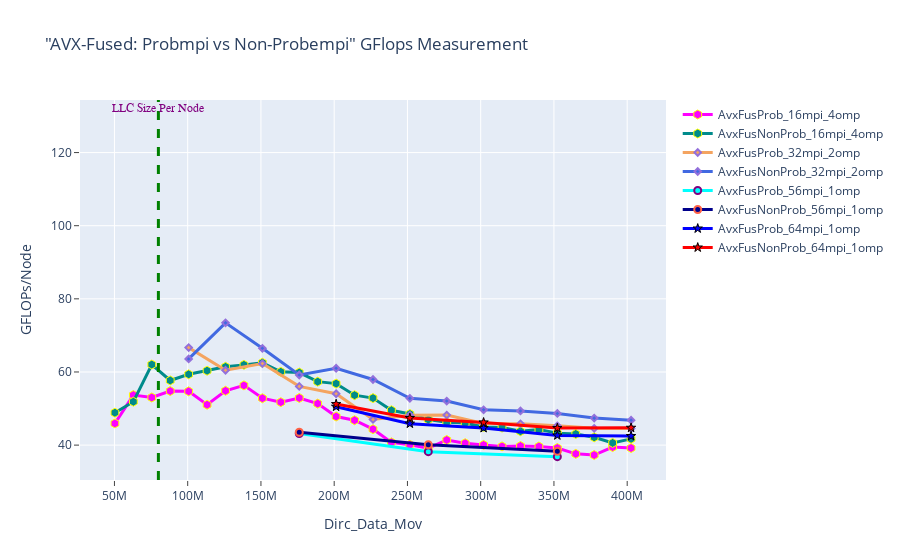

This figure's notebook cell:
### Markdown cell above
## GFLOPS - AVX-Fused: Probmpi vs Non-Probempi

### Code cell
fig = go.Figure() 

# 1----
fig.add_trace(go.Scatter(x=(dfAvxFusProb_16mpi_4omp.Dirc_Data_Mov*(dfAvxFusProb_16mpi_4omp.MPI_size/2)), 
                         y=(dfAvxFusProb_16mpi_4omp.GFLOPS*(dfAvxFusProb_16mpi_4omp.MPI_size/2)), 
                         mode='lines+markers', 
                         name='AvxFusProb_16mpi_4omp',
                         line=dict(color='magenta',width=3),
                         marker=dict(symbol='hexagon',size=9, line=dict(color='yellow',width=1))))

fig.add_trace(go.Scatter(x=(dfAvxFusNonProb_16mpi_4omp.Dirc_Data_Mov*(dfAvxFusNonProb_16mpi_4omp.MPI_size/2)), 
                         y=(dfAvxFusNonProb_16mpi_4omp.GFLOPS*(dfAvxFusNonProb_16mpi_4omp.MPI_size/2)), 
                         mode='lines+markers', 
                         name='AvxFusNonProb_16mpi_4omp',
                         line=dict(color='darkcyan',width=3),
                         marker=dict(symbol='hexagon',size=9, line=dict(color='yellow',width=1))))


# 2----
fig.add_trace(go.Scatter(x=(dfAvxFusProb_32mpi_2omp.Dirc_Data_Mov*(dfAvxFusProb_32mpi_2omp.MPI_size/2)), 
                         y=(dfAvxFusProb_32mpi_2omp.GFLOPS*(dfAvxFusProb_32mpi_2omp.MPI_size/2)), 
                         mode='lines+markers', 
                         name='AvxFusProb_32mpi_2omp',
                         line=dict(color='sandybrown',width=3),
                         marker=dict(symbol='diamond',size=5,line=dict(color='MediumPurple',width=2))))

fig.add_trace(go.Scatter(x=(dfAvxFusNonProb_32mpi_2omp.Dirc_Data_Mov*(dfAvxFusNonProb_32mpi_2omp.MPI_size/2)), 
                         y=(dfAvxFusNonProb_32mpi_2omp.GFLOPS*(dfAvxFusNonProb_32mpi_2omp.MPI_size/2)), 
                         mode='lines+markers', 
                         name='AvxFusNonProb_32mpi_2omp',
                         line=dict(color='royalblue',width=3),
                         marker=dict(symbol='diamond',size=5,line=dict(color='MediumPurple',width=2))))

# 3----
fig.add_trace(go.Scatter(x=(dfAvxFusProb_56mpi_1omp.Dirc_Data_Mov*(dfAvxFusProb_56mpi_1omp.MPI_size/2)), 
                         y=(dfAvxFusProb_56mpi_1omp.GFLOPS*(dfAvxFusProb_56mpi_1omp.MPI_size/2)), 
                         mode='lines+markers', 
                         name='AvxFusProb_56mpi_1omp',
                         line=dict(color='cyan',width=3),
                         marker=dict(symbol='circle',size=7,line=dict(color='Purple',width=2))))

fig.add_trace(go.Scatter(x=(dfAvxFusNonProb_56mpi_1omp.Dirc_Data_Mov*(dfAvxFusNonProb_56mpi_1omp.MPI_size/2)), 
                         y=(dfAvxFusNonProb_56mpi_1omp.GFLOPS*(dfAvxFusNonProb_56mpi_1omp.MPI_size/2)), 
                         mode='lines+markers', 
                         name='AvxFusNonProb_56mpi_1omp',
                         line=dict(color='darkblue',width=3),
                         marker=dict(symbol='circle',size=7, line=dict(color='tomato',width=2))))


# 4----
fig.add_trace(go.Scatter(x=(dfAvxFusProb_64mpi_1omp.Dirc_Data_Mov*(dfAvxFusProb_64mpi_1omp.MPI_size/2)), 
                         y=(dfAvxFusProb_64mpi_1omp.GFLOPS*(dfAvxFusProb_64mpi_1omp.MPI_size/2)), 
                         mode='lines+markers', 
                         name='AvxFusProb_64mpi_1omp',
                         line=dict(color='blue',width=3),
                         marker=dict(symbol='star',size=7, line=dict(color='black',width=1))))


fig.add_trace(go.Scatter(x=(dfAvxFusNonProb_64mpi_1omp.Dirc_Data_Mov*(dfAvxFusNonProb_64mpi_1omp.MPI_size/2)), 
                         y=(dfAvxFusNonProb_64mpi_1omp.GFLOPS*(dfAvxFusNonProb_64mpi_1omp.MPI_size/2)), 
                         mode='lines+markers', 
                         name='AvxFusNonProb_64mpi_1omp',
                         line=dict(color='red',width=3),
                         marker=dict(symbol='star',size=7, line=dict(color='black',width=1))))


# Adding a vertical line
fig.add_vline(x=80e6, line_width=3, line_dash="dash", line_color="green")
# fig.add_hline(y=1024, line_width=3, line_dash="dash", line_color="red")

# Add annotation
fig.add_annotation(
    x='80e6'
    , y=130
    , text=f'LLC Size Per Node'
    , yanchor='bottom'
    , showarrow=False
    , arrowhead=1
    , arrowsize=1
    , arrowwidth=2
    , arrowcolor="#636363"
    , ax=-20
    , ay=-30
    , font=dict(size=12, color="purple", family="Sans Serif")
    , align="left"
    ,)

fig.update_layout(title='"AVX-Fused: Probmpi vs Non-Probempi" GFlops Measurement',
                  xaxis_title='Dirc_Data_Mov', yaxis_title='GFLOPs/Node', 
                  xaxis=dict(ticks="outside"),  
                  yaxis=dict(ticks="outside"))

### Figure 1 — Plotly figure (JSON) as saved in the notebook; plotly's stock layout.template omitted (floating-point values rounded to 4 significant figures)
{"data": [{"line": {"color": "magenta", "width": 3}, "marker": {"line": {"color": "yellow", "width": 1}, "size": 9, "symbol": "hexagon"}, "mode": "lines+markers", "name": "AvxFusProb_16mpi_4omp", "type": "scatter", "x": [50331648, 62914560, 75497472, 88080384, 100663296, 113246208, 125829120, 138412032, 150994944, 163577856, 176160768, 188743680, 201326592, 213909504, 226492416, 239075328, 251658240, 264241152, 276824064, 289406976, 301989888, 314572800, 327155712, 339738624, 352321536, 364904448, 377487360, 390070272, 402653184], "y": [45.93, 53.67, 53.02, 54.78, 54.71, 51.04, 54.85, 56.33, 52.82, 51.75, 52.89, 51.35, 47.82, 46.81, 44.36, 40.75, 40.08, 39.15, 41.4, 40.53, 40.05, 39.65, 39.76, 39.62, 39.2, 37.6, 37.28, 39.46, 39.2]}, {"line": {"color": "darkcyan", "width": 3}, "marker": {"line": {"color": "yellow", "width": 1}, "size": 9, "symbol": "hexagon"}, "mode": "lines+markers", "name": "AvxFusNonProb_16mpi_4omp", "type": "scatter", "x": [50331648, 62914560, 75497472, 88080384, 100663296, 113246208, 125829120, 138412032, 150994944, 163577856, 176160768, 188743680, 201326592, 213909504, 226492416, 239075328, 251658240, 264241152, 276824064, 289406976, 301989888, 314572800, 327155712, 339738624, 352321536, 364904448, 377487360, 390070272, 402653184], "y": [48.86, 51.87, 62.03, 57.68, 59.36, 60.35, 61.4, 61.94, 62.52, 60.04, 59.84, 57.36, 56.82, 53.65, 52.85, 49.53, 48.51, 46.98, 46.23, 46.01, 44.95, 44.79, 43.79, 44.25, 43.28, 43.05, 42.13, 40.6, 41.71]}, {"line": {"color": "sandybrown", "width": 3}, "marker": {"line": {"color": "MediumPurple", "width": 2}, "size": 5, "symbol": "diamond"}, "mode": "lines+markers", "name": "AvxFusProb_32mpi_2omp", "type": "scatter", "x": [100663296, 125829120, 150994944, 176160768, 201326592, 226492416, 251658240, 276824064, 301989888, 327155712, 352321536, 377487360, 402653184], "y": [66.66, 60.47, 62.3, 56.06, 54.04, 47.02, 48.18, 48.22, 45.94, 45.82, 45.27, 44.59, 44.56]}, {"line": {"color": "royalblue", "width": 3}, "marker": {"line": {"color": "MediumPurple", "width": 2}, "size": 5, "symbol": "diamond"}, "mode": "lines+markers", "name": "AvxFusNonProb_32mpi_2omp", "type": "scatter", "x": [100663296, 125829120, 150994944, 176160768, 201326592, 226492416, 251658240, 276824064, 301989888, 327155712, 352321536, 377487360, 402653184], "y": [63.57, 73.44, 66.47, 59.17, 61.01, 57.94, 52.79, 52.05, 49.65, 49.34, 48.66, 47.38, 46.81]}, {"line": {"color": "cyan", "width": 3}, "marker": {"line": {"color": "Purple", "width": 2}, "size": 7, "symbol": "circle"}, "mode": "lines+markers", "name": "AvxFusProb_56mpi_1omp", "type": "scatter", "x": [176160768, 264241152, 352321536], "y": [43.17, 38.21, 36.85]}, {"line": {"color": "darkblue", "width": 3}, "marker": {"line": {"color": "tomato", "width": 2}, "size": 7, "symbol": "circle"}, "mode": "lines+markers", "name": "AvxFusNonProb_56mpi_1omp", "type": "scatter", "x": [176160768, 264241152, 352321536], "y": [43.51, 40.09, 38.33]}, {"line": {"color": "blue", "width": 3}, "marker": {"line": {"color": "black", "width": 1}, "size": 7, "symbol": "star"}, "mode": "lines+markers", "name": "AvxFusProb_64mpi_1omp", "type": "scatter", "x": [201326592, 251658240, 301989888, 352321536, 402653184], "y": [50.5, 45.87, 44.67, 42.66, 42.48]}, {"line": {"color": "red", "width": 3}, "marker": {"line": {"color": "black", "width": 1}, "size": 7, "symbol": "star"}, "mode": "lines+markers", "name": "AvxFusNonProb_64mpi_1omp", "type": "scatter", "x": [201326592, 251658240, 301989888, 352321536, 402653184], "y": [51.22, 47.41, 46.21, 44.66, 44.74]}], "layout": {"annotations": [{"align": "left", "arrowcolor": "#636363", "arrowhead": 1, "arrowsize": 1, "arrowwidth": 2, "ax": -20, "ay": -30, "font": {"color": "purple", "family": "Sans Serif", "size": 12}, "showarrow": false, "text": "LLC Size Per Node", "x": "80e6", "y": 130, "yanchor": "bottom"}], "shapes": [{"line": {"color": "green", "dash": "dash", "width": 3}, "type": "line", "x0": 80000000, "x1": 80000000, "xref": "x", "y0": 0, "y1": 1, "yref": "y domain"}], "title": {"text": "\"AVX-Fused: Probmpi vs Non-Probempi\" GFlops Measurement"}, "xaxis": {"ticks": "outside", "title": {"text": "Dirc_Data_Mov"}}, "yaxis": {"ticks": "outside", "title": {"text": "GFLOPs/Node"}}}}
